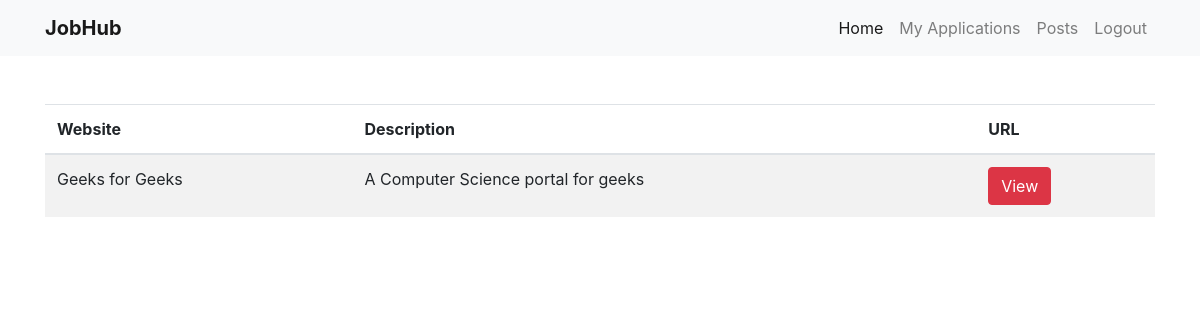
Screenshot of /resume_tips (signed in) with the database file from the repository.
### jobs/models.py (models this page shows, shortened)
class RecommendedWebsite(models.Model):
    name = models.CharField(max_length=100)
    description = models.TextField()
    url = models.URLField()

### jobs/views.py (the view)
# urls.py: path("resume_tips",views.resume_tips,name="resume_tips"),
@login_required
@login_required
def resume_tips(request):
    recommended_websites = RecommendedWebsite.objects.all()
    return render(request, 'resume_tips.html', {'recommended_websites': recommended_websites})

### templates/resume_tips.html (shortened to what this page needs)
{% extends 'base.html' %}
{% load static %} {% block title %}Recommended Websites{% endblock %}
 {% block content %} {% include 'navbar.html' %}
  <div class="container mt-5">
    <table class="table table-striped">
      <thead>
        <tr>
          <th>Website</th>
          <th>Description</th>
          <th>URL</th>
        </tr>
      </thead>
      <tbody>
        {% for website in recommended_websites %}
          <tr>
            <td>{{ website.name }}</td>
            <td>{{ website.description }}</td>
            <td><a href="{{ website.url }}" target="_blank" class="btn btn-danger">View</a></td>
          </tr>
        {% empty %}
          <tr>
            <td colspan="3">No recommended websites found.</td>
          </tr>
        {% endfor %}
      </tbody>
    </table>
  </div>
{% endblock %}

### rows the page displays
RecommendedWebsite: name "Geeks for Geeks", description "A Computer Science portal for geeks"
